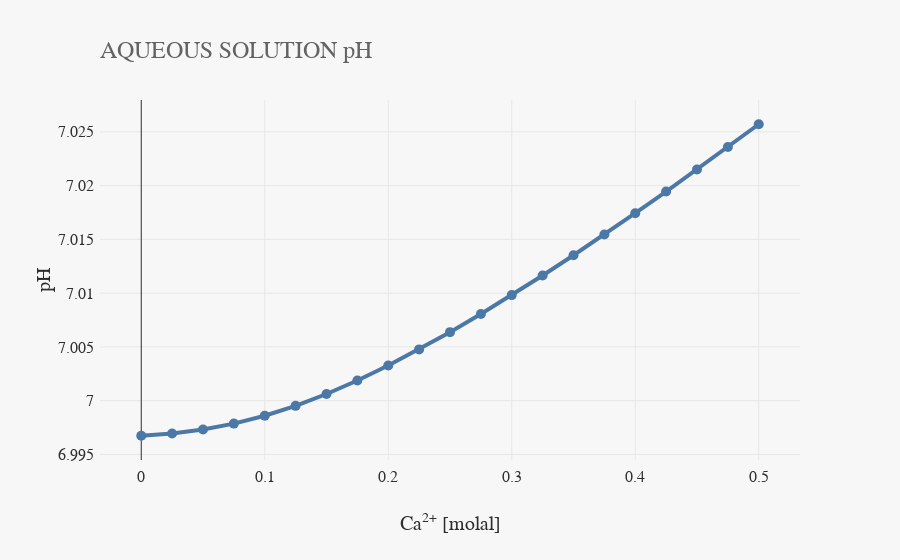

Notebook code for this chart:
### Markdown cell above
Finally, we present how the pH of the solution changes in the process, whose changes are not significant.

### Code cell
fig = Figure()
fig.title("AQUEOUS SOLUTION pH")
fig.xaxisTitle('Ca<sup>2+</sup> [molal]')
fig.yaxisTitle('pH')

fig.drawLineWithMarkers(df["amount_Ca"], df["pH"], name="")

fig.show()

### Figure 1 — Plotly figure (JSON) as saved in the notebook; plotly's stock layout.template omitted (floating-point values rounded to 4 significant figures)
{"data": [{"mode": "lines+markers", "name": "", "type": "scatter", "x": [2e-16, 0.025, 0.05, 0.075, 0.1, 0.125, 0.15, 0.175, 0.2, 0.225, 0.25, 0.275, 0.3, 0.325, 0.35, 0.375, 0.4, 0.425, 0.45, 0.475, 0.5], "y": [6.997, 6.997, 6.997, 6.998, 6.999, 7.0, 7.001, 7.002, 7.003, 7.005, 7.006, 7.008, 7.01, 7.012, 7.014, 7.015, 7.017, 7.019, 7.022, 7.024, 7.026]}], "layout": {"title": {"text": "AQUEOUS SOLUTION pH"}, "xaxis": {"title": {"text": "Ca<sup>2+</sup> [molal]"}}, "yaxis": {"title": {"text": "pH"}}}}
